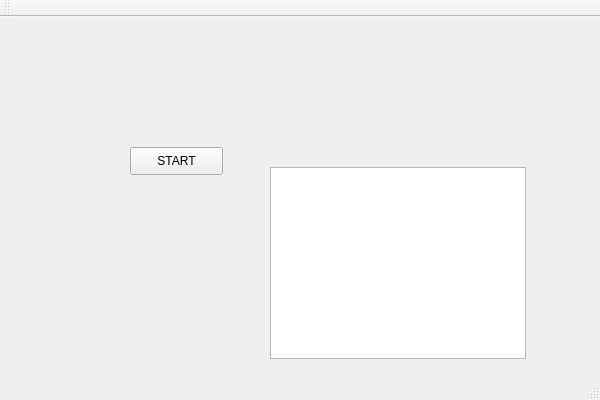
<?xml version="1.0" encoding="UTF-8"?>
<ui version="4.0">
 <class>Tester_UDClass</class>
 <widget class="QMainWindow" name="Tester_UDClass">
  <property name="geometry">
   <rect>
    <x>0</x>
    <y>0</y>
    <width>600</width>
    <height>400</height>
   </rect>
  </property>
  <property name="windowTitle">
   <string>Tester_UD</string>
  </property>
  <widget class="QWidget" name="centralWidget">
   <widget class="QPushButton" name="pushButton">
    <property name="enabled">
     <bool>true</bool>
    </property>
    <property name="geometry">
     <rect>
      <x>130</x>
      <y>130</y>
      <width>93</width>
      <height>28</height>
     </rect>
    </property>
    <property name="text">
     <string>START</string>
    </property>
   </widget>
   <widget class="QTextBrowser" name="textBrowser">
    <property name="geometry">
     <rect>
      <x>270</x>
      <y>150</y>
      <width>256</width>
      <height>192</height>
     </rect>
    </property>
   </widget>
  </widget>
  <widget class="QMenuBar" name="menuBar">
   <property name="geometry">
    <rect>
     <x>0</x>
     <y>0</y>
     <width>600</width>
     <height>26</height>
    </rect>
   </property>
  </widget>
  <widget class="QToolBar" name="mainToolBar">
   <attribute name="toolBarArea">
    <enum>TopToolBarArea</enum>
   </attribute>
   <attribute name="toolBarBreak">
    <bool>false</bool>
   </attribute>
  </widget>
  <widget class="QStatusBar" name="statusBar"/>
 </widget>
 <layoutdefault spacing="6" margin="11"/>
 <resources>
  <include location="Tester_UD.qrc"/>
 </resources>
 <connections/>
</ui>
